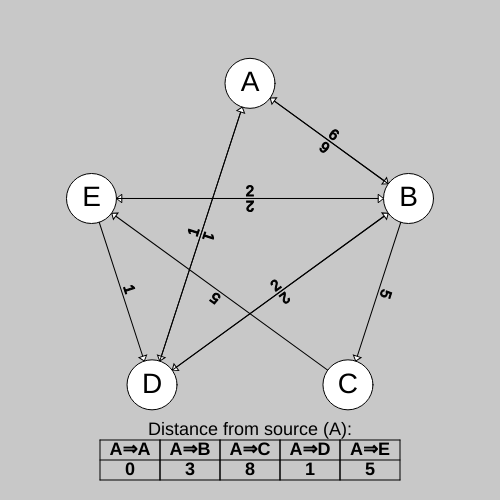
Frame 1 (no input)
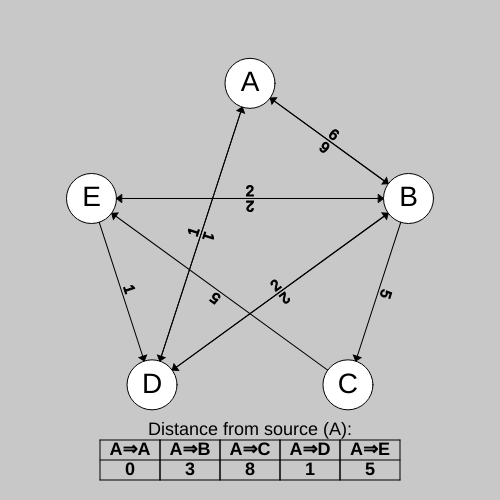
Frame 60 (no input)
Frame 120 (the mouse pressed at the canvas centre since frame 60): identical to frame 60, image omitted

The p5.js sketch that drew these frames (run headless with seeded random() and noise() and a simulated clock; from frame 60 on, the mouse is pressed at the canvas centre):

// p5.js sketch
// ── sketch.js

let graph = {
  "A": { "B": 6, "D": 1 },
  "B": { "A": 6, "C": 5, "D": 2, "E": 2 },
  "C": { "E": 5 },
  "D": { "A": 1, "B": 2 },
  "E": { "D": 1, "B": 2 }
}


let source = 'B';
let dist = {}, prev = {};

function setup() {
  createCanvas(500, 500);
  let output = createDiv();

  let slider = createSelect();
  slider.option("A");
  slider.option("B");
  slider.option("C");
  slider.option("D");
  slider.option("E");
  textSize(28);
  textAlign(CENTER, CENTER);
  initGraph();
  source = slider.value();
  slider.changed(() => {
    source = slider.value();
    Object.values(drawingGraph).forEach(val => val.visited = false)
    result = dijkstra(graph, source);
    dist = result[0];
    prev = result[1];
    output.html(getAllPaths(source, prev, graph).join('<br>'))

  })
  result = dijkstra(graph, source);
  dist = result[0];
  prev = result[1];
  output.html(getAllPaths(source, prev, graph).join('<br>'))

}

function draw() {
  background(200);

  drawGraph();
  push();
  textSize(18);
  text(`Distance from source (${source}):`, width / 2, height - 70)
  drawJSONTable(dist, width / 2, height - 40, width - 200);
  pop();
}


let drawingGraph = {}
function initGraph() {
  let count = 0;
  for (let vt in graph) {
    let angle = count * 360 / Object.keys(graph).length;
    let pos = p5.Vector.fromAngle(radians(angle - 90), width / 3);
    mmyvertex = new Vertex(vt, pos.x + width / 2, pos.y + height / 2);
    mmyvertex.neighbours = graph[vt];
    drawingGraph[vt] = mmyvertex;
    count++;
  }
}

function drawGraph() {

  // Draw Edges
  for (let vt in drawingGraph) {
    drawingGraph[vt].drawEdges();
  }

  // Draw Vertices
  for (let vt in drawingGraph) {
    drawingGraph[vt].display();
  }

}

function dijkstra(graph, source) {
  let dist = {};
  let prev = {};
  for (let vt in graph) {
    dist[vt] = Infinity;
    if (vt == source) dist[vt] = 0;
  }
  let vt = source;
  while (true) {
    if (!vt) break;
    drawingGraph[vt].visited = true;
    let unvisited = drawingGraph[vt].getUnvisitedNeighbours();
    for (let cell of unvisited) {
      let newD = dist[vt] + distance(vt, cell.val);
      if (newD < dist[cell.val]) {
        dist[cell.val] = newD;
        prev[cell.val] = vt;
      }
    }
    if (!drawingGraph[vt].getNearestUnvisitedNeighbour()) {
      break;
    }
    vt = drawingGraph[vt].getNearestUnvisitedNeighbour().val;

  }
  // }

  console.log(dist);
  console.log(prev);
  return [dist, prev];


}

function drawJSONTable(json, x, y, w) {
  push();
  let keys = Object.keys(json).map(elt => source + "⇒" + elt);
  let vals = Object.values(json);
  textSize(18);
  textStyle(BOLD)
  for (let i = 0; i < keys.length; i++) {
    noStroke();
    text(keys[i], x - w / 2 + i * w / keys.length + w / keys.length * 1 / 2, y - 10)
    text(vals[i], x - w / 2 + i * w / keys.length + w / keys.length * 1 / 2, y + 10);
    stroke(0);
    line(x - w / 2 + i * w / keys.length, y - 20, x - w / 2 + i * w / keys.length, y + 20)
    line(x - w / 2 + i * w / keys.length + w / keys.length, y - 20, x - w / 2 + i * w / keys.length + w / keys.length, y + 20)
  }
  stroke(0);
  line(x - w / 2, y - 20, x + w / 2, y - 20)
  line(x - w / 2, y + 20, x + w / 2, y + 20)
  line(x - w / 2, y, x + w / 2, y)
  pop();
}

function getPath(prev, vt, arr = [vt]) {
  if (!prev[vt]) return arr;
  arr.push(prev[vt]);
  return getPath(prev, prev[vt], arr);
}

function getAllPaths(source, prev, graph) {
  let vertices = Object.keys(graph);
  let output = [];
  for (let vt of vertices) {
    let path = getPath(prev, vt).reverse().join('=>');
    output.push(`${source} to ${vt} : ${path}`)
  }
  return output;
}
// ── graph.js
class Vertex {
  constructor(val, x, y) {
    this.val = val;
    this.x = x;
    this.y = y;
    this.neighbours = {};
    this.visited = false;
  }
  display() {
    stroke(0);
    fill(255);
    ellipse(this.x, this.y, 50);
    noStroke();
    fill(0);
    text(this.val, this.x, this.y)
  }
  drawEdges() {
    let edges = Object.keys(this.neighbours).map(getVertex);
    for (let edge of edges) {
      stroke(0);
      let angle = round(degrees(p5.Vector.sub(createVector(edge.x, edge.y), createVector(this.x, this.y)).heading()));
      let len = p5.Vector.sub(createVector(edge.x, edge.y), createVector(this.x, this.y)).mag()
      // console.log(angle);
      push();
      translate(this.x, this.y)
      rotate(radians(angle));
      line(0, 0, len, 0);
      triangle(len - 30, 4, len - 25, 0, len - 30, -4);
      textSize(15);
      translate(len / 2, 0)
      text(this.neighbours[edge.val], 0, -7)
      pop();
    }
  }
  // neighbours = {A:2,B:3,V:3}
  getNearestUnvisitedNeighbour() {
    return Object.keys(this.neighbours).map(getVertex).filter(vt => !vt.visited).sort((a, b) => this.neighbours[a.val] - this.neighbours[b.val])[0]
  }
  getUnvisitedNeighbours() {
    return Object.keys(this.neighbours).map(getVertex).filter(vt => !vt.visited);
  }
}


function getVertex(v) {
  return drawingGraph[v];
}

function distance(v1, v2) {
  return graph[v1][v2];
}
